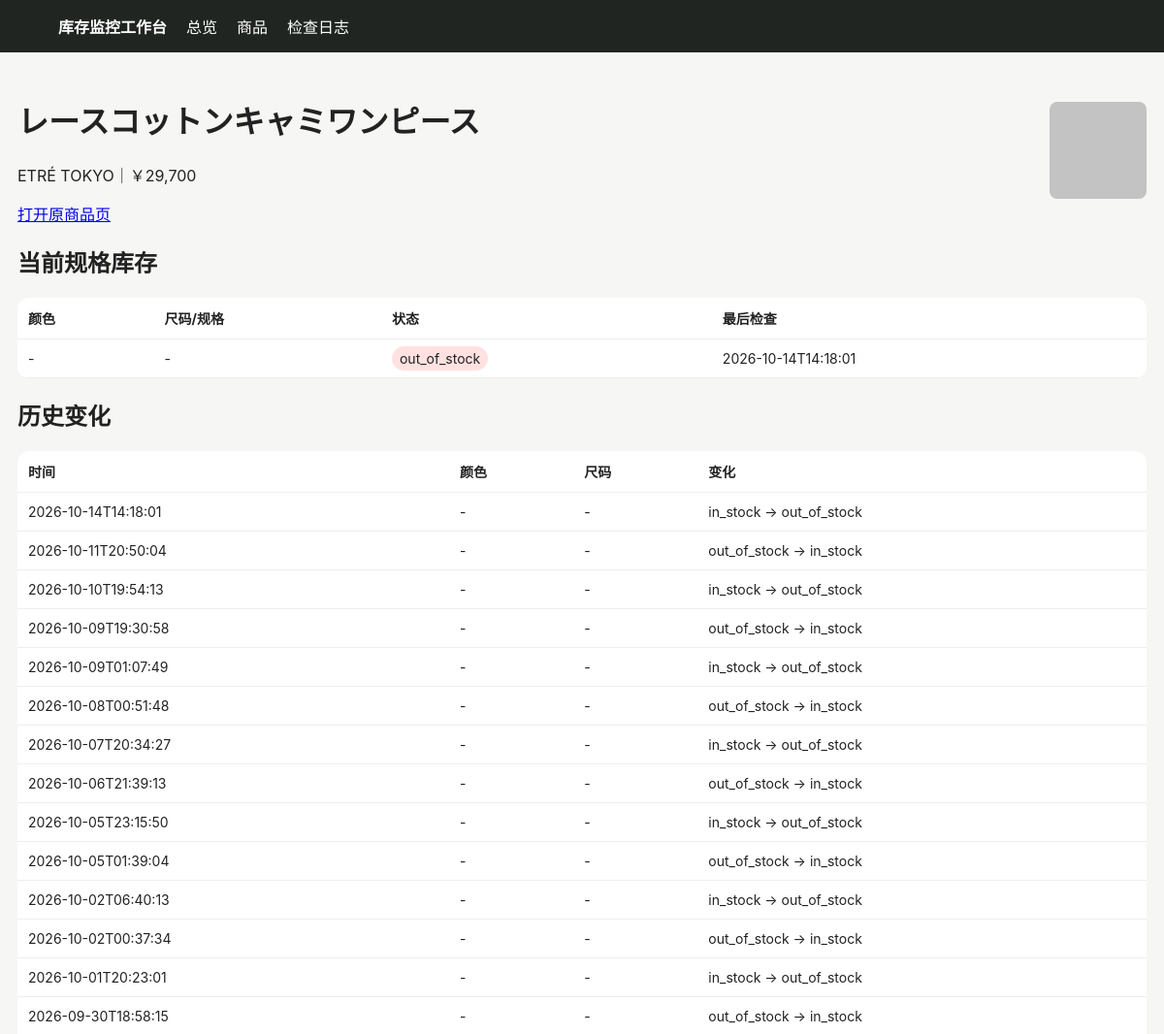
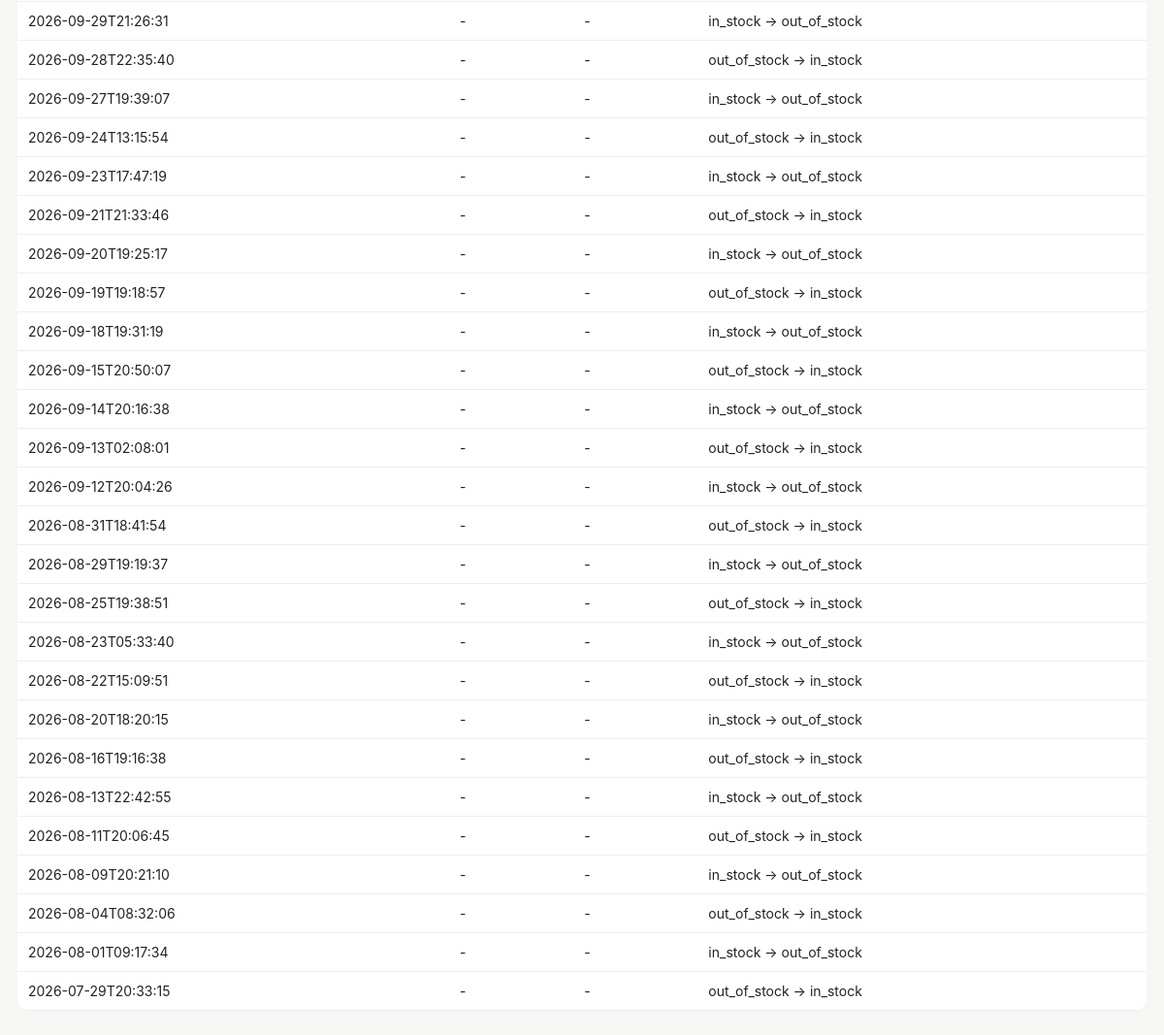
/product/394, run on the app's committed database (2 pictures, top to bottom).
### tables this page shows
CREATE TABLE products (
 id INTEGER PRIMARY KEY AUTOINCREMENT,
 site TEXT NOT NULL,
 url TEXT NOT NULL UNIQUE,
 name TEXT NOT NULL,
 price TEXT,
 image_url TEXT,
 first_seen TEXT NOT NULL,
 last_seen TEXT NOT NULL
);

CREATE TABLE variants (
 id INTEGER PRIMARY KEY AUTOINCREMENT,
 product_id INTEGER NOT NULL,
 color TEXT NOT NULL DEFAULT '',
 size TEXT NOT NULL DEFAULT '',
 status TEXT NOT NULL,
 last_checked TEXT NOT NULL,
 UNIQUE(product_id, color, size)
);

CREATE TABLE changes (
 id INTEGER PRIMARY KEY AUTOINCREMENT,
 product_id INTEGER NOT NULL,
 color TEXT NOT NULL DEFAULT '',
 size TEXT NOT NULL DEFAULT '',
 old_status TEXT NOT NULL,
 new_status TEXT NOT NULL,
 detected_at TEXT NOT NULL
);

### app/main.py (the view)
@app.get("/product/{pid}")
def product(request: Request, pid: int):
    with conn() as c:
        p=c.execute("SELECT * FROM products WHERE id=?",(pid,)).fetchone()
        vs=c.execute("SELECT * FROM variants WHERE product_id=? ORDER BY color,size",(pid,)).fetchall()
        cs=c.execute("SELECT * FROM changes WHERE product_id=? ORDER BY detected_at DESC",(pid,)).fetchall()
    return templates.TemplateResponse("product.html", {"request":request,"p":p,"variants":vs,"changes":cs})

### app/templates/product.html
{% extends "base.html" %}{% block content %}<div class="top"><div><h1>{{p.name}}</h1><p>{{p.site}}｜{{p.price}}</p><a href="{{p.url}}" target="_blank">打开原商品页</a></div>{% if p.image_url %}<img class="thumb" style="width:100px;height:100px" src="{{p.image_url}}">{% endif %}</div>
<h2>当前规格库存</h2><table><tr><th>颜色</th><th>尺码/规格</th><th>状态</th><th>最后检查</th></tr>{% for v in variants %}<tr><td>{{v.color or "-"}}</td><td>{{v.size or "-"}}</td><td><span class="badge {{v.status}}">{{v.status}}</span></td><td>{{v.last_checked}}</td></tr>{% endfor %}</table>
<h2>历史变化</h2><table><tr><th>时间</th><th>颜色</th><th>尺码</th><th>变化</th></tr>{% for c in changes %}<tr><td>{{c.detected_at}}</td><td>{{c.color or "-"}}</td><td>{{c.size or "-"}}</td><td>{{c.old_status}} → {{c.new_status}}</td></tr>{% endfor %}</table>{% endblock %}

### app/templates/base.html (style rules this page uses)
body { font-family:-apple-system,BlinkMacSystemFont,"Segoe UI",sans-serif;background:#f6f6f4;color:#222;margin:0 }
table { width:100%;border-collapse:collapse;background:#fff;border-radius:12px;overflow:hidden }
th,td { padding:11px;border-bottom:1px solid #eee;text-align:left;font-size:14px }
.badge { padding:4px 8px;border-radius:999px;background:#eee }
.out_of_stock { background:#ffe1e1 }
img.thumb { width:52px;height:52px;object-fit:cover;border-radius:8px }
.top { display:flex;justify-content:space-between;align-items:center;margin-bottom:18px }

### data on the page
products: name "レースコットンキャミワンピース", site "ETRÉ TOKYO", price "￥29,700", image_url (picture)
variants: color "-", size "-", status "out_of_stock", last_checked "2026-10-14T14:18:01"
changes: detected_at "2026-09-24T13:15:54", color "-", size "-", old_status "out_of_stock", new_status "in_stock"
changes: detected_at "2026-09-23T17:47:19", color "-", size "-", old_status "in_stock", new_status "out_of_stock"
changes: detected_at "2026-09-21T21:33:46", color "-", size "-", old_status "out_of_stock", new_status "in_stock"
changes: detected_at "2026-09-20T19:25:17", color "-", size "-", old_status "in_stock", new_status "out_of_stock"
changes: detected_at "2026-09-19T19:18:57", color "-", size "-", old_status "out_of_stock", new_status "in_stock"
changes: detected_at "2026-09-18T19:31:19", color "-", size "-", old_status "in_stock", new_status "out_of_stock"
changes: detected_at "2026-09-15T20:50:07", color "-", size "-", old_status "out_of_stock", new_status "in_stock"
changes: detected_at "2026-09-14T20:16:38", color "-", size "-", old_status "in_stock", new_status "out_of_stock"
changes: detected_at "2026-09-13T02:08:01", color "-", size "-", old_status "out_of_stock", new_status "in_stock"
changes: detected_at "2026-09-12T20:04:26", color "-", size "-", old_status "in_stock", new_status "out_of_stock"
changes: detected_at "2026-08-31T18:41:54", color "-", size "-", old_status "out_of_stock", new_status "in_stock"
changes: detected_at "2026-08-29T19:19:37", color "-", size "-", old_status "in_stock", new_status "out_of_stock"
changes: detected_at "2026-08-25T19:38:51", color "-", size "-", old_status "out_of_stock", new_status "in_stock"
changes: detected_at "2026-08-23T05:33:40", color "-", size "-", old_status "in_stock", new_status "out_of_stock"
changes: detected_at "2026-08-22T15:09:51", color "-", size "-", old_status "out_of_stock", new_status "in_stock"
changes: detected_at "2026-08-20T18:20:15", color "-", size "-", old_status "in_stock", new_status "out_of_stock"
changes: detected_at "2026-08-16T19:16:38", color "-", size "-", old_status "out_of_stock", new_status "in_stock"
changes: detected_at "2026-08-13T22:42:55", color "-", size "-", old_status "in_stock", new_status "out_of_stock"
changes: detected_at "2026-08-11T20:06:45", color "-", size "-", old_status "out_of_stock", new_status "in_stock"
changes: detected_at "2026-08-09T20:21:10", color "-", size "-", old_status "in_stock", new_status "out_of_stock"
changes: detected_at "2026-08-04T08:32:06", color "-", size "-", old_status "out_of_stock", new_status "in_stock"
changes: detected_at "2026-08-01T09:17:34", color "-", size "-", old_status "in_stock", new_status "out_of_stock"
changes: detected_at "2026-07-29T20:33:15", color "-", size "-", old_status "out_of_stock", new_status "in_stock"

### other printed values
{{ c.detected_at }} "2026-10-14T14:18:01" "2026-10-11T20:50:04" "2026-10-10T19:54:13" "2026-10-09T19:30:58" "2026-10-09T01:07:49" "2026-10-08T00:51:48" "2026-10-07T20:34:27" "2026-10-06T21:39:13" "2026-10-05T23:15:50" "2026-10-05T01:39:04" "2026-10-02T06:40:13" "2026-10-02T00:37:34" "2026-10-01T20:23:01" "2026-09-30T18:58:15" "2026-09-29T21:26:31" "2026-09-28T22:35:40" "2026-09-27T19:39:07"
{{ c.color or "-" }} "-" "-" "-" "-" "-" "-" "-" "-" "-" "-" "-" "-" "-" "-" "-" "-" "-"
{{ c.size or "-" }} "-" "-" "-" "-" "-" "-" "-" "-" "-" "-" "-" "-" "-" "-" "-" "-" "-"
{{ c.old_status }} "in_stock" "out_of_stock" "in_stock" "out_of_stock" "in_stock" "out_of_stock" "in_stock" "out_of_stock" "in_stock" "out_of_stock" "in_stock" "out_of_stock" "in_stock" "out_of_stock" "in_stock" "out_of_stock" "in_stock"
{{ c.new_status }} "out_of_stock" "in_stock" "out_of_stock" "in_stock" "out_of_stock" "in_stock" "out_of_stock" "in_stock" "out_of_stock" "in_stock" "out_of_stock" "in_stock" "out_of_stock" "in_stock" "out_of_stock" "in_stock" "out_of_stock"
